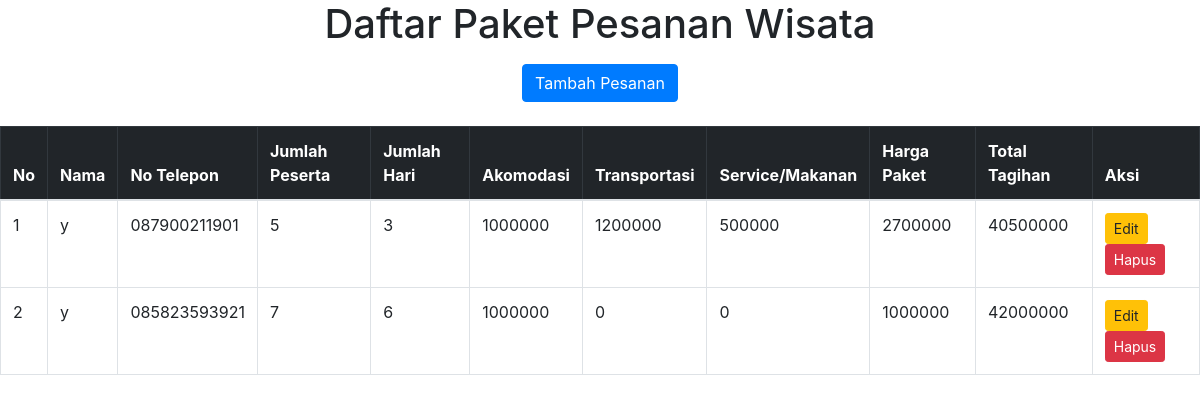
The app's page /daftar-pesanan.php with its own data.
### tables this page shows
CREATE TABLE `pemesanan_tiket` (
  `id` bigint NOT NULL,
  `nama_pemesan` text NOT NULL,
  `no_telpon` varchar(20) NOT NULL,
  `tanggal_pesan` date NOT NULL,
  `waktu_perjalanan` varchar(225) NOT NULL,
  `penginapan` decimal(10,0) DEFAULT NULL,
  `transportasi` decimal(10,0) DEFAULT NULL,
  `makan` decimal(10,0) DEFAULT NULL,
  `jumlah_peserta` int NOT NULL,
  `harga_paket_perjalanan` decimal(10,0) NOT NULL,
  `jumlah_tagihan` decimal(10,0) NOT NULL
);

### daftar-pesanan.php (the view, shortened to what this page needs)
<!DOCTYPE html>
<html lang="en">
<head>
    <link rel="stylesheet" href="https://cdn.jsdelivr.net/npm/bootstrap@4.0.0/dist/css/bootstrap.min.css">
</head>
<body>
    <header class=" text-center">
          <h1 class="heading">Daftar Paket Pesanan Wisata</h1>
            <a href="form-pemesanan-tiket.php" class="btn btn-primary my-2">Tambah Pesanan</a>
    </header>
        <table class="table table-bordered">
            <thead class="table-dark">
                <tr>
                    <th>No</th>
                    <th>Nama</th>
                    <th>No Telepon</th>
                    <th>Jumlah Peserta</th>
                    <th>Jumlah Hari</th>
                    <th>Akomodasi</th>
                    <th>Transportasi</th>
                    <th>Service/Makanan</th>
                    <th>Harga Paket</th>
                    <th>Total Tagihan</th>
                    <th>Aksi</th>
                </tr>
            </thead>
            <tbody>
                <?php
                include("koneksi.php");
                $wisata = mysqli_query($db, "SELECT * FROM pemesanan_tiket");
                $no=1;
                foreach ($wisata as $row) {
                    echo "<tr>
                            <td>$no</td>
                            <td>" . $row['nama_pemesan'] . "</td>
                            <td>" . $row['no_telpon'] . "</td>
                            <td>" . $row['jumlah_peserta'] . "</td>
                            <td>" . $row['waktu_perjalanan'] . "</td>
                            <td>" . $row['penginapan'] . "</td>
                            <td>" . $row['transportasi'] . "</td>
                            <td>" . $row['makan'] . "</td>
                            <td>" . $row['harga_paket_perjalanan'] . "</td>
                            <td>" . $row['jumlah_tagihan'] . "</td>
                            <td><a href='edit-wisata.php?id=" . $row['id'] . "' class='btn btn-warning btn-sm'>Edit</a>
                            <a href='hapus-wisata.php?id=" . $row['id'] . "'class='btn btn-danger btn-sm' onclick='return confirm(\"Apakah Anda yakin ingin menghapus data ini?\");' >Hapus</a></td>
                        </tr>";
                        $no++;
                    }
                ?>
            </tbody>
        </table>
</body>
</html>

### records on screen
pemesanan_tiket: nama_pemesan "y", no_telpon "087900211901", jumlah_peserta "5", waktu_perjalanan "3", penginapan "1000000", transportasi "1200000", makan "500000", harga_paket_perjalanan "2700000", jumlah_tagihan "40500000"
pemesanan_tiket: nama_pemesan "y", no_telpon "085823593921", jumlah_peserta "7", waktu_perjalanan "6", penginapan "1000000", transportasi "0", makan "0", harga_paket_perjalanan "1000000", jumlah_tagihan "42000000"
